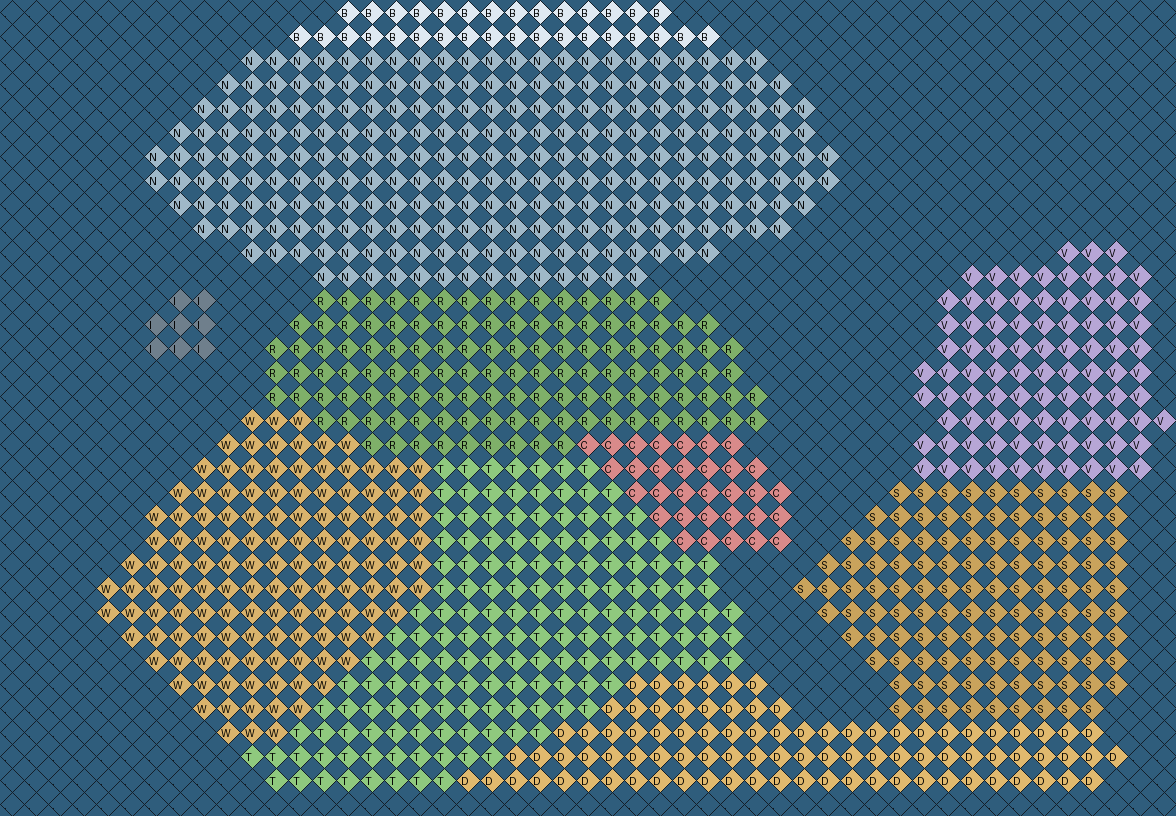

Write Python code to recreate this figure.
from PIL import Image, ImageDraw, ImageFont
ROWS = """
..............BBBBBBBBBBBBBB....................
............BBBBBBBBBBBBBBBBBB..................
..........NNNNNNNNNNNNNNNNNNNNNN................
.........NNNNNNNNNNNNNNNNNNNNNNNN...............
........NNNNNNNNNNNNNNNNNNNNNNNNNN..............
.......NNNNNNNNNNNNNNNNNNNNNNNNNNN.............
......NNNNNNNNNNNNNNNNNNNNNNNNNNNNN............
......NNNNNNNNNNNNNNNNNNNNNNNNNNNNN............
.......NNNNNNNNNNNNNNNNNNNNNNNNNNN.............
........NNNNNNNNNNNNNNNNNNNNNNNNN..............
..........NNNNNNNNNNNNNNNNNNNN..............VVV.
.............NNNNNNNNNNNNNN.............VVVVVVVV
.......II....RRRRRRRRRRRRRRR...........VVVVVVVVV
......III...RRRRRRRRRRRRRRRRRR.........VVVVVVVVV
......III..RRRRRRRRRRRRRRRRRRRR........VVVVVVVVV
...........RRRRRRRRRRRRRRRRRRRR.......VVVVVVVVVV
...........RRRRRRRRRRRRRRRRRRRRR......VVVVVVVVVV
..........WWWRRRRRRRRRRRRRRRRRRR.......VVVVVVVVVV
.........WWWWWWRRRRRRRRRCCCCCCC.......VVVVVVVVVV
........WWWWWWWWWWTTTTTTTCCCCCCC......VVVVVVVVVV
.......WWWWWWWWWWWTTTTTTTTCCCCCCC....SSSSSSSSSS
......WWWWWWWWWWWWTTTTTTTTTCCCCCC...SSSSSSSSSSS
......WWWWWWWWWWWWTTTTTTTTTTCCCCC..SSSSSSSSSSSS
.....WWWWWWWWWWWWWTTTTTTTTTTTT....SSSSSSSSSSSSS
....WWWWWWWWWWWWWWTTTTTTTTTTTT...SSSSSSSSSSSSSS
....WWWWWWWWWWWWWTTTTTTTTTTTTTT...SSSSSSSSSSSSS
.....WWWWWWWWWWWTTTTTTTTTTTTTTT....SSSSSSSSSSSS
......WWWWWWWWWTTTTTTTTTTTTTTTT.....SSSSSSSSSSS
.......WWWWWWWTTTTTTTTTTTTDDDDDD.....SSSSSSSSSS
........WWWWWTTTTTTTTTTTTDDDDDDDD....SSSSSSSSS.
.........WWWTTTTTTTTTTTDDDDDDDDDDDDDDDDDDDDDDD.
..........TTTTTTTTTTTDDDDDDDDDDDDDDDDDDDDDDDDDD
...........TTTTTTTTDDDDDDDDDDDDDDDDDDDDDDDDDDD.
................................................
""".strip("\n").splitlines()
ROWS = [r.ljust(max(len(x) for x in ROWS), ".") for r in ROWS]
W = max(len(r) for r in ROWS)
H = len(ROWS)
print(W, H, set(len(r) for r in ROWS))
COLORS = {
 'B':'#dfe9f2','N':'#9fb8c8','I':'#6f7f8c','R':'#7fb069','V':'#b7a6d6','W':'#d9b36c',
 'T':'#8fc97e','S':'#c9a35c','D':'#e0b96e','C':'#d98a8a','.':'#2f5d7c'
}
S=24
img = Image.new('RGB',(W*S,H*S),'#2f5d7c')
d = ImageDraw.Draw(img)
for y,row in enumerate(ROWS):
    for x,ch in enumerate(row):
        cx, cy = x*S+ (S//2 if y%2 else 0), y*S
        pts=[(x*S+S//2, y*S),(x*S+S, y*S+S//2),(x*S+S//2,y*S+S),(x*S,y*S+S//2)]
        d.polygon(pts, fill=COLORS.get(ch,'#000'), outline=(20,30,40))
        d.text((x*S+5,y*S+7), ch, fill=(0,0,0))
img.save('/home/user/got/tools/sketch_map.png')
